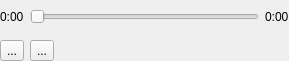
<?xml version="1.0" encoding="UTF-8"?>
<ui version="4.0">
 <class>Player</class>
 <widget class="QWidget" name="Player">
  <property name="geometry">
   <rect>
    <x>0</x>
    <y>0</y>
    <width>289</width>
    <height>61</height>
   </rect>
  </property>
  <property name="autoFillBackground">
   <bool>true</bool>
  </property>
  <property name="styleSheet">
   <string notr="true"/>
  </property>
  <layout class="QGridLayout" name="gridLayout">
   <property name="margin">
    <number>0</number>
   </property>
   <item row="1" column="0" colspan="3">
    <layout class="QHBoxLayout" name="horizontalLayout">
     <item>
      <widget class="QLabel" name="m_pElapsed">
       <property name="text">
        <string>0:00</string>
       </property>
      </widget>
     </item>
     <item>
      <widget class="QSlider" name="m_pSlider">
       <property name="orientation">
        <enum>Qt::Horizontal</enum>
       </property>
      </widget>
     </item>
     <item>
      <widget class="QLabel" name="m_pLeft">
       <property name="text">
        <string>0:00</string>
       </property>
      </widget>
     </item>
    </layout>
   </item>
   <item row="2" column="2">
    <spacer name="horizontalSpacer">
     <property name="orientation">
      <enum>Qt::Horizontal</enum>
     </property>
     <property name="sizeHint" stdset="0">
      <size>
       <width>210</width>
       <height>20</height>
      </size>
     </property>
    </spacer>
   </item>
   <item row="2" column="0">
    <widget class="QToolButton" name="m_pPlayPause">
     <property name="text">
      <string>...</string>
     </property>
    </widget>
   </item>
   <item row="2" column="1">
    <widget class="QToolButton" name="m_pStop">
     <property name="text">
      <string>...</string>
     </property>
    </widget>
   </item>
  </layout>
 </widget>
 <resources/>
 <connections>
  <connection>
   <sender>m_pStop</sender>
   <signal>clicked()</signal>
   <receiver>Player</receiver>
   <slot>slotHide()</slot>
   <hints>
    <hint type="sourcelabel">
     <x>63</x>
     <y>60</y>
    </hint>
    <hint type="destinationlabel">
     <x>161</x>
     <y>73</y>
    </hint>
   </hints>
  </connection>
 </connections>
 <slots>
  <slot>slotHide()</slot>
 </slots>
</ui>
